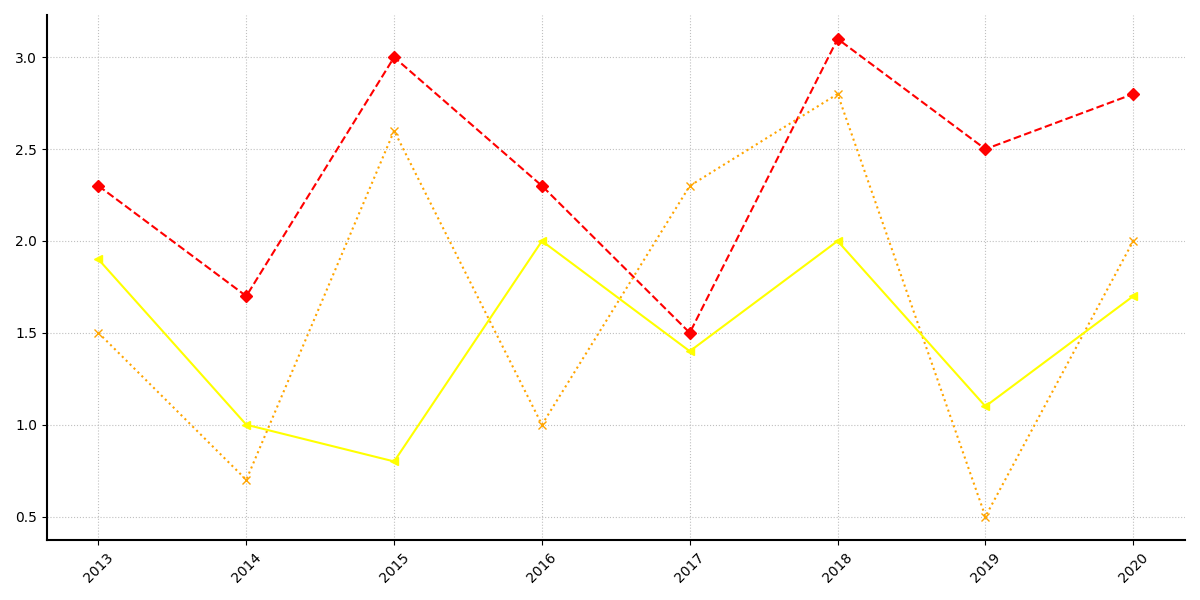

Reproduce this figure in Python.
import matplotlib.pyplot as plt
import numpy as np

years = np.arange(2013, 2021)
facebook_hours = [2.3, 1.7, 3.0, 2.3, 1.5, 3.1, 2.5, 2.8]
instagram_hours = [1.5, 0.7, 2.6, 1.0, 2.3, 2.8, 0.5, 2.0]
twitter_hours = [1.9, 1.0, 0.8, 2.0, 1.4, 2.0, 1.1, 1.7]

fig, ax = plt.subplots(figsize=(12, 6))

ax.plot(years, facebook_hours, color='red', linestyle='--', marker='D')  # Changed color to red
ax.plot(years, instagram_hours, color='orange', linestyle=':', marker='x')  # Changed color to orange
ax.plot(years, twitter_hours, color='yellow', linestyle='-', marker='<')  # Changed color to yellow

ax.grid(True, linestyle=':', alpha=0.8)

ax.set_xticks(years)
ax.set_xticklabels(years, rotation=45)

ax.spines['top'].set_color('none')
ax.spines['right'].set_color('none')
ax.spines['left'].set_linewidth(1.5)
ax.spines['bottom'].set_linewidth(1.5)

plt.tight_layout()
plt.show()
